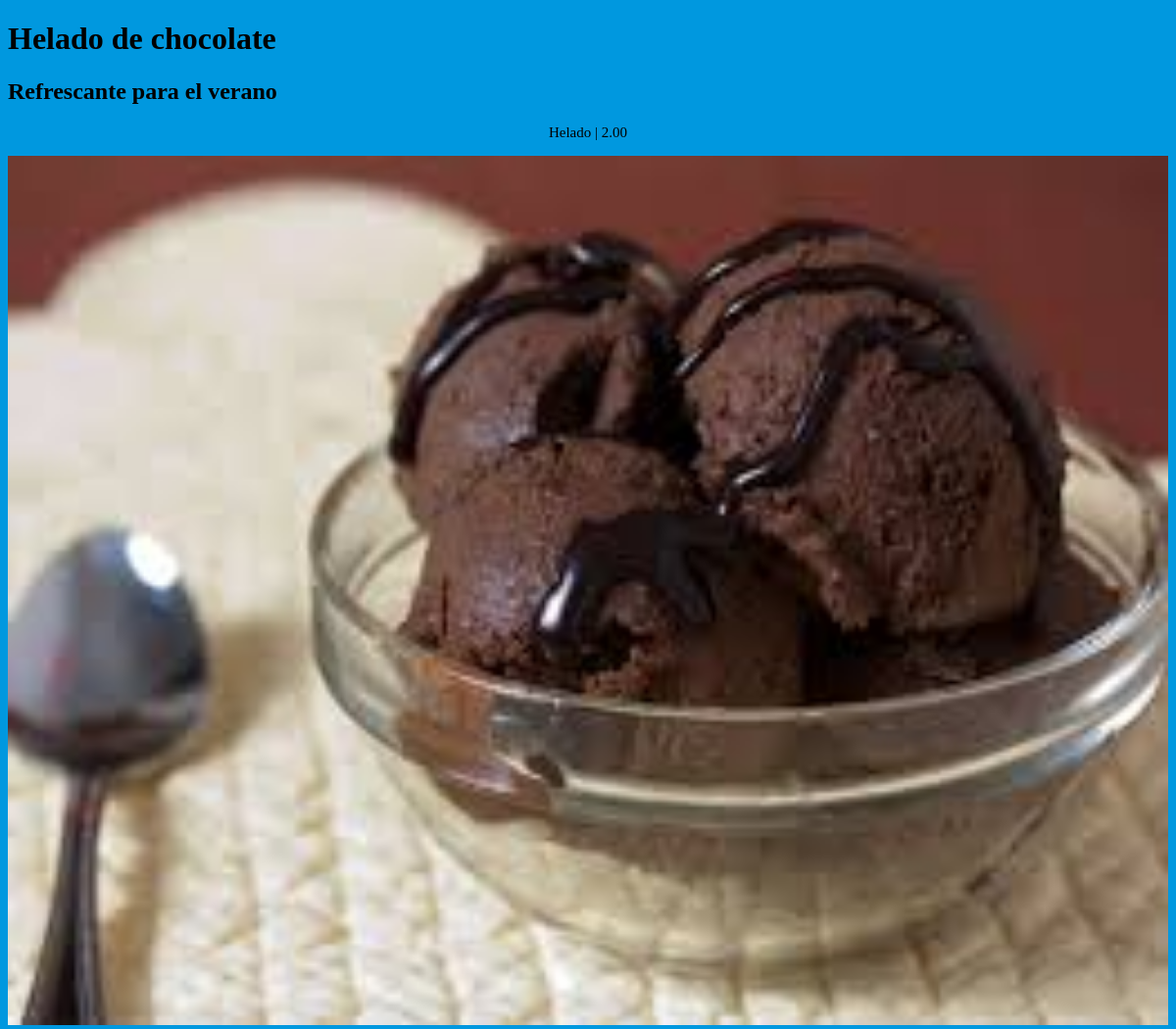
Screenshot of /product/2/ with the database file from the repository.
### products/models.py (models this page shows, shortened)
class Product(models.Model):
    name = models.CharField(max_length=255)
    description = models.CharField(max_length=255)
    category = models.CharField(max_length=255)
    price = models.DecimalField(max_digits=6, decimal_places=2)
    image = models.ImageField(blank=True)
    class Meta:
        ordering = ('id',)

### products/views.py (the view)
# urls.py: url(r'^product/(?P<pk>[0-9]+)/$', views.product_detail),
def product_detail(request, pk):
    product = get_object_or_404(Product, pk=pk)
    template = loader.get_template('product_detail.html')
    context = {
        'product': product
    }
    return HttpResponse(template.render(context, request))

### templates/product_detail.html (shortened to what this page needs)
<!DOCTYPE html>
<html lang="en">
<head>
    {% load staticfiles %}
    <link rel="stylesheet" href="{% static 'css/base.css' %}">
</head>
<body>
    <h1>{{ product.name }}</h1>
    <h2>{{ product.description }}</h2>
    <p>
        {{ product.category }} |
        {{ product.price }}
    </p>
    <img src="{{ product.image.url }}" alt="">
</body>
</html>

### static/css/base.css (style rules this page uses)
html,body { height:100%; }
body { background-color: #0098DF; }
img { width: 100%; }
p { text-align: center; color: black; text-decoration: none; font-size: 15px; }

### rows the page displays
Product: name "Helado de chocolate", description "Refrescante para el verano", category "Helado", price "2.00", image (picture)
